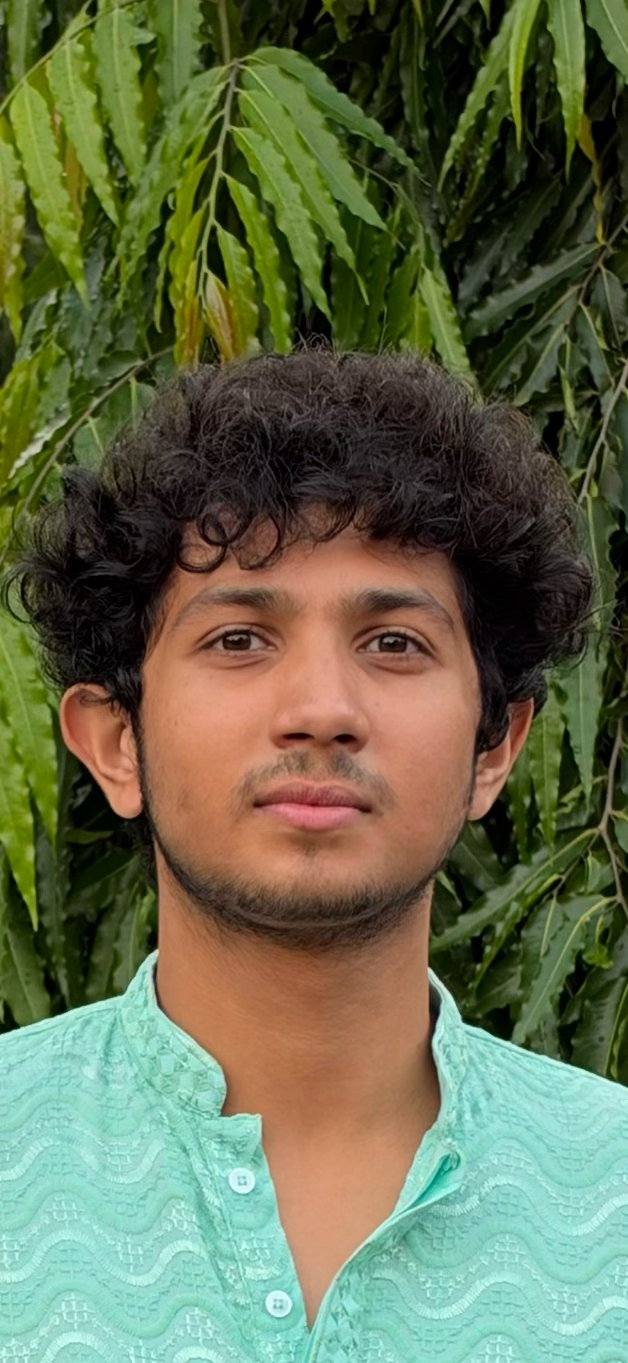
#> input picture art-src/dhruv.jpg, 628 x 1363 px
$ python make_a1.py
#> lines starting #> are read from the running program, lines starting #| are printed output that depends on the picture; after the words box and inside, x2 and y2 are one past the last pixel; in counts of white or black regions, pixels touching at a corner belong together
# Builds assets/images/A1.png: Dhruv's photo face (oval crop) on a drawn cartoon body.
from PIL import Image, ImageDraw, ImageFilter
import os
here = os.path.dirname(__file__)
src = Image.open(os.path.join(here, 'dhruv.jpg')).convert('RGBA')

# 1) Oval crop around face + hair
box = (15, 330, 605, 975)  # left, top, right, bottom in the photo
face = src.crop(box)
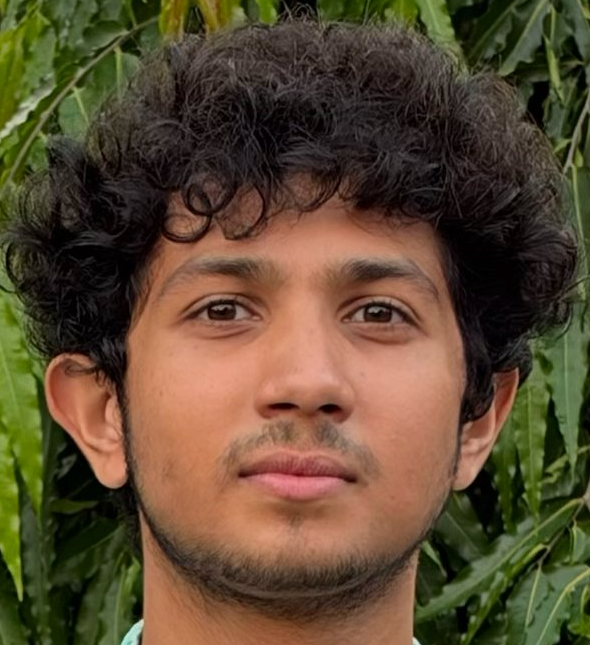
#> face: PIL image 590x645 RGBA; mean R, G, B, A 92, 74, 50.2, 255
mask = Image.new('L', face.size, 0)
#> mask: PIL image 590x645 L; every value is 0
ImageDraw.Draw(mask).ellipse((0, 0, face.size[0] - 1, face.size[1] - 1), fill=255)
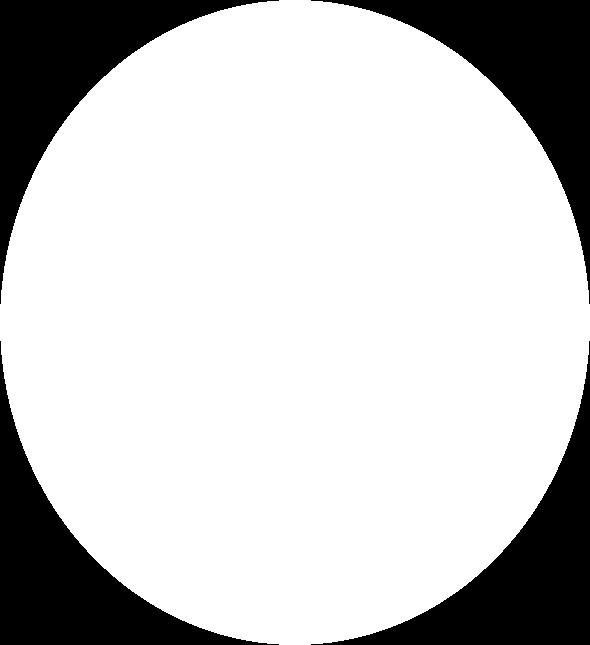
#> mask: PIL image 590x645 L; 78.5% white; 4 black regions, box (x1, y1, x2, y2) and area: (0, 0, 279, 304) 20433, (311, 0, 590, 304) 20433, (0, 341, 279, 645) 20433, (311, 341, 590, 645) 20433
mask = mask.filter(ImageFilter.GaussianBlur(3))
# remove green leaves: pixels clearly greener than red become transparent
px = face.load()
for y in range(face.size[1]):
    for x in range(face.size[0]):
        r, g, b, _ = px[x, y]
        if g > r + 8 and g >= b:
            mask.putpixel((x, y), 0)
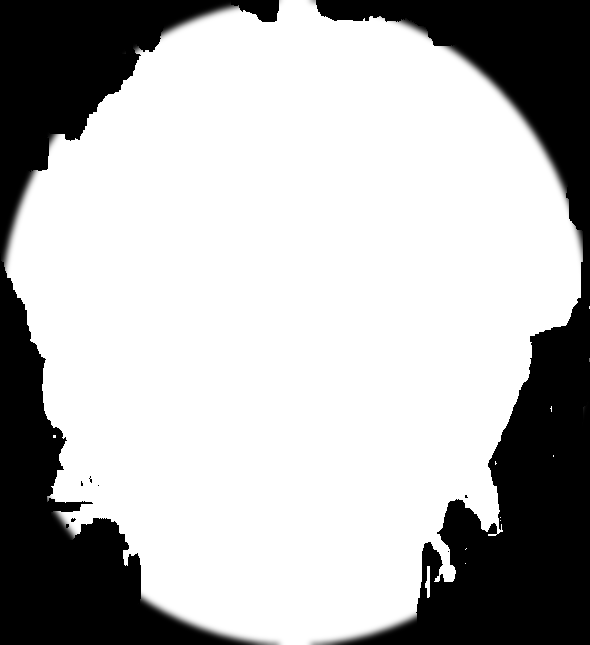
#> mask: PIL image 590x645 L; min 0, max 255, mean 179.7
mask = mask.filter(ImageFilter.MinFilter(3)).filter(ImageFilter.GaussianBlur(1))
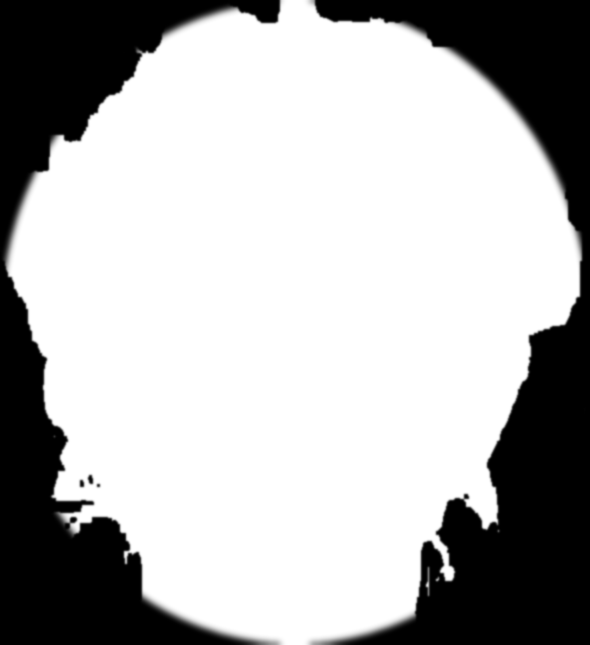
#> mask: PIL image 590x645 L; min 0, max 255, mean 177.6
face.putalpha(mask)
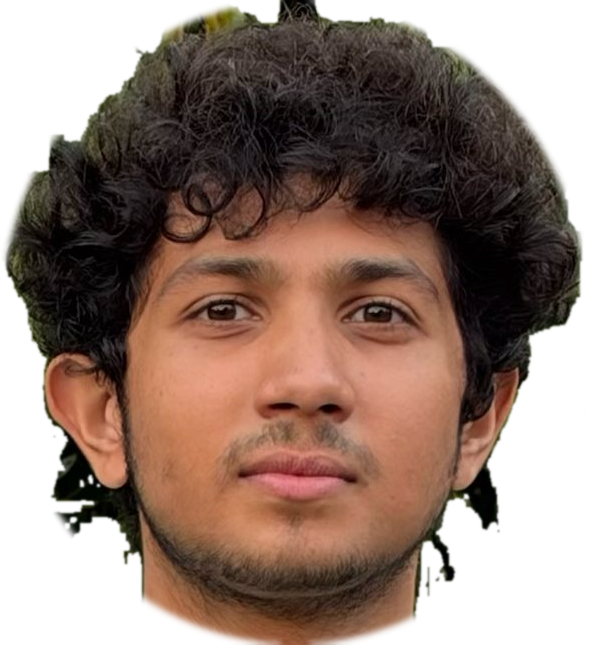
#> face: PIL image 590x645 RGBA; mean R, G, B, A 92, 74, 50.2, 177.6; transparent parts drawn white

# 2) Canvas at 3x the in-game size (32x48 -> 96x144)
W, H = 96, 144
img = Image.new('RGBA', (W, H), (0, 0, 0, 0))
#> img: PIL image 96x144 RGBA; every value is 0
d = ImageDraw.Draw(img)
KURTA, KURTA_D = (126, 224, 190), (88, 178, 148)
PANTS, SHOE, SKIN = (40, 48, 80), (30, 30, 30), (214, 160, 125)

# legs + shoes
d.rectangle((34, 116, 45, 136), fill=PANTS); d.rectangle((51, 116, 62, 136), fill=PANTS)
d.rounded_rectangle((32, 134, 48, 143), 3, fill=SHOE); d.rounded_rectangle((49, 134, 66, 143), 3, fill=SHOE)
# kurta body (long tunic)
d.rounded_rectangle((26, 76, 70, 122), 8, fill=KURTA, outline=KURTA_D, width=2)
d.line((48, 80, 48, 100), fill=KURTA_D, width=2)
for y in (86, 93, 100): d.ellipse((46, y, 50, y + 4), fill=(240, 250, 245))
# arms + hands
d.rounded_rectangle((16, 80, 28, 110), 5, fill=KURTA, outline=KURTA_D, width=2)
d.rounded_rectangle((68, 80, 80, 110), 5, fill=KURTA, outline=KURTA_D, width=2)
d.ellipse((16, 106, 28, 117), fill=SKIN); d.ellipse((68, 106, 80, 117), fill=SKIN)

# 3) Big head on top (cartoon big-head style)
head = face.resize((86, 94), Image.LANCZOS)
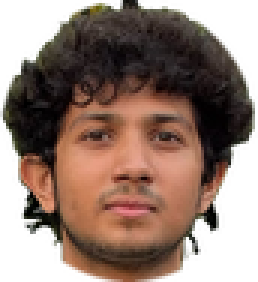
#> head: PIL image 86x94 RGBA (shown 3 times larger); mean R, G, B, A 75.4, 53.1, 41.5, 177.6; transparent parts drawn white
img.alpha_composite(head, (5, 0))

out = os.path.join(here, '..', 'assets', 'images', 'A1.png')
img.save(out)
img.resize((W * 3, H * 3), Image.NEAREST).save(os.path.join(here, 'A1_preview.png'))
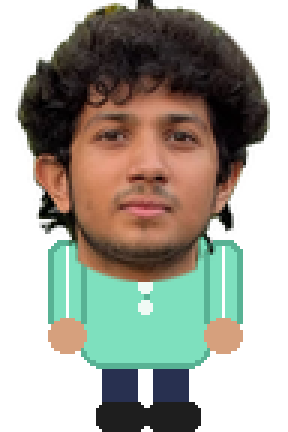
#> saved as A1_preview.png: PIL image 288x432 RGBA; mean R, G, B, A 64.9, 63.8, 52.9, 153.2; transparent parts drawn white
print('saved', out)
